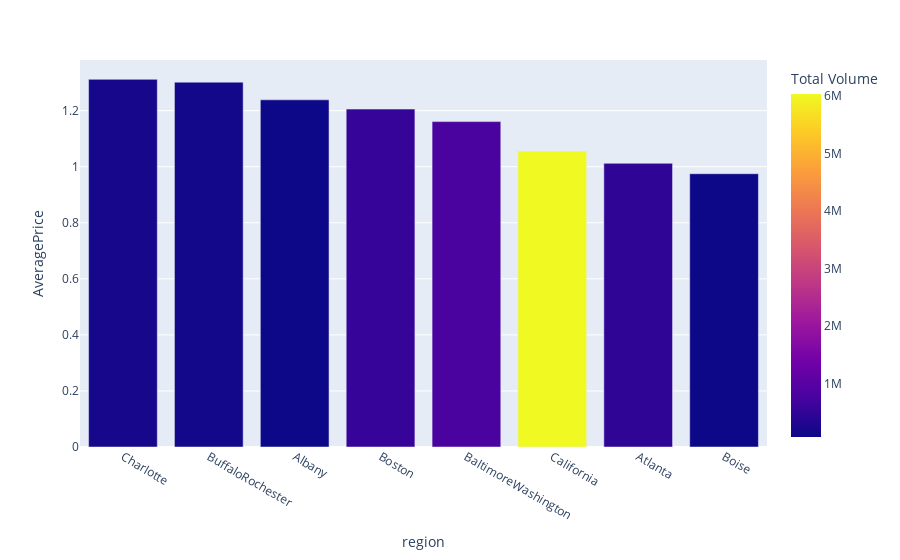

Notebook code cell kept with this figure:
### Code cell
# Average price of an Avocado per region in the year 2015.
px.bar(df_region_gp[df_region_gp.year != 2015].sort_values('AveragePrice',ascending=False),'region','AveragePrice',color='Total Volume')

### Figure 1 — Plotly figure (JSON) as saved in the notebook; plotly's stock layout.template omitted (floating-point values rounded to 4 significant figures)
{"data": [{"alignmentgroup": "True", "hovertemplate": "region=%{x}<br>AveragePrice=%{y}<br>Total Volume=%{marker.color}<extra></extra>", "legendgroup": "", "marker": {"color": [176300.0, 132200.0, 76290.0, 553500.0, 807600.0, 6035000.0, 467600.0, 81050.0], "coloraxis": "coloraxis"}, "name": "", "offsetgroup": "", "orientation": "v", "showlegend": false, "textposition": "auto", "type": "bar", "x": ["Charlotte", "BuffaloRochester", "Albany", "Boston", "BaltimoreWashington", "California", "Atlanta", "Boise"], "xaxis": "x", "y": [1.312, 1.302, 1.239, 1.205, 1.161, 1.056, 1.012, 0.9749], "yaxis": "y"}], "layout": {"barmode": "relative", "coloraxis": {"colorbar": {"title": {"text": "Total Volume"}}, "colorscale": [[0, "#0d0887"], [0.1111, "#46039f"], [0.2222, "#7201a8"], [0.3333, "#9c179e"], [0.4444, "#bd3786"], [0.5556, "#d8576b"], [0.6667, "#ed7953"], [0.7778, "#fb9f3a"], [0.8889, "#fdca26"], [1, "#f0f921"]]}, "legend": {"tracegroupgap": 0}, "margin": {"t": 60}, "xaxis": {"anchor": "y", "domain": [0, 1], "title": {"text": "region"}}, "yaxis": {"anchor": "x", "domain": [0, 1], "title": {"text": "AveragePrice"}}}}
